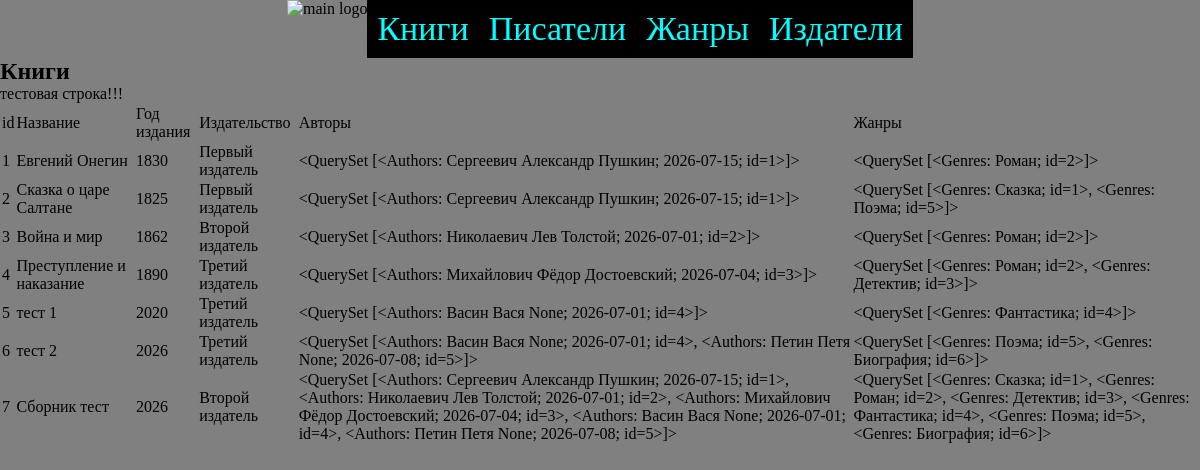
The page /books/ on the database its author committed.
### biblio_app/models.py (models this page shows, shortened)
class Books(models.Model):
    title = models.CharField(max_length=255)                    # название книги
    publisher = models.ForeignKey(Publishers, on_delete=models.SET_NULL, null=True, blank=True) # издатель. Внешний ключ к классу Publishers по id
    year = models.SmallIntegerField()           # год издания, число на 2 байта
    authors = models.ManyToManyField(Authors, related_name="books")     # писатели  связь многие-ко-многим с таблицей Authors(автоматом сделается сквозная таблица)
    genres = models.ManyToManyField(Genres, related_name="books")
    class Meta:                             # доп информация для админки
        verbose_name = "Книга"           # как показывать название таблицы в админке в ЕДИНСТВЕННОМ числе
        verbose_name_plural = "Книги"    # как показывать название таблицы в админке во МНОЖЕСТВЕННОМ числе
    def __str__(self) -> str:                   # метод, который будет вызываться если мы будем преобразовывать объект данного класса в строку
        return f"{self.title}; год издания-{self.year}; id={self.id}"     # будем возвращать название книги, год издания и его id в виде такой строки

class Publishers(models.Model): # издатели
    name = models.CharField(max_length=50, unique=True)         # поле, строка, максимально 50 символов, уникальная
    class Meta:                             # доп информация для админки
        verbose_name = "Издатель"           # как показывать название таблицы в админке в ЕДИНСТВЕННОМ числе
        verbose_name_plural = "Издатели"    # как показывать название таблицы в админке во МНОЖЕСТВЕННОМ числе

class Authors(models.Model):
    firstname = models.CharField(max_length=50)                 # имя
    lastname = models.CharField(max_length=50)                  # фамилия
    patronymic = models.CharField(max_length=50, null=True, blank=True) # отчество, можно оставить пустым
    birthday = models.DateField()                               # день рождения, дата
    class Meta:                             # доп информация для админки
        verbose_name = "Писатель"           # как показывать название таблицы в админке в ЕДИНСТВЕННОМ числе
        verbose_name_plural = "Писатели"    # как показывать название таблицы в админке во МНОЖЕСТВЕННОМ числе
    def __str__(self) -> str:                   # метод, который будет вызываться если мы будем преобразовывать объект данного класса в строку
        return f"{self.lastname} {self.firstname} {self.patronymic}; {self.birthday}; id={self.id}"     # будем возвращать имя издателя и его id в виде такой строки

class Genres(models.Model): # жанры
    name = models.CharField(max_length=50, unique=True)         # поле, строка, максимально 50 символов, уникальная
    class Meta:                             # доп информация для админки
        verbose_name = "Жанр"           # как показывать название таблицы в админке в ЕДИНСТВЕННОМ числе
        verbose_name_plural = "Жанры"    # как показывать название таблицы в админке во МНОЖЕСТВЕННОМ числе
    def __str__(self) -> str:                   # метод, который будет вызываться если мы будем преобразовывать объект данного класса в строку
        return f"{self.name}; id={self.id}"     # будем возвращать имя издателя и его id в виде такой строки

### biblio_app/views.py (the view)
# urls.py: path('books/', biblio_app.views.all_books, name='books'),   # адрес; вызываемая функция; имя адреса
def all_books(request):
    books = Books.objects.all()                 # получаем коллекцию всех книг из БД
    return render(
        template_name="biblio_app/templates/books.html",        # какой шаблон берём
        request=request,                                        # данные от пришедшего запроса
        context={"books": books, "test": "тестовая строка!!!"}                                # данные про книги, которые может использовать шаблонизатор для построения страницы
    )

### biblio_app/templates/biblio_app/templates/books.html
{% extends 'biblio_app/templates/base.html' %}
{% load static %}
{% block 'main_block' %}
    <h2>Книги</h2>
    {{ test }}
    <table id="result_table">
        <thead>
            <tr>
                <td>id</td>
                <td>Название</td>
                <td>Год издания</td>
                <td>Издательство</td>
                <td>Авторы</td>
                <td>Жанры</td>
            </tr>
        </thead>
        <tbody>
            {% for book in books %}
                <tr>
                    <td>{{ book.id }}</td>
                    <td>{{ book.title }}</td>
                    <td>{{ book.year }}</td>
                    <td>{{ book.publisher.name }}</td>
                    <td>{{ book.authors.all }}</td>
                    <td>{{ book.genres.all }}</td>
                </tr>
            {% endfor %}
        </tbody>
    </table>
{% endblock %}

### biblio_app/templates/biblio_app/templates/base.html (shortened to what this page needs)
<!DOCTYPE html>
{% load static %}
<html lang="ru">
<head>
    <link rel="stylesheet" href="{% static 'biblio_app/static/css/base.css' %}">
</head>
<body>
    <header>
        <nav id="main_menu">
            <img src="" alt="main logo" id="main_logo">
            <a href="{% url 'books' %}" class="main_menu_btn">Книги</a>
            <a href="{% url 'authors' %}" class="main_menu_btn">Писатели</a>
            <a href="{% url 'genres' %}" class="main_menu_btn">Жанры</a>
            <a href="{% url 'publishers' %}" class="main_menu_btn">Издатели</a>
        </nav>
    </header>
    <main>
        {% block 'main_block' %}{% endblock %}
    </main>
</body>
</html>

### biblio_app/static/biblio_app/static/css/base.css (style rules this page uses)
* { margin: 0; padding: 0; }
body { background-color: grey; }
#main_menu { display: flex; justify-content: center; }
.main_menu_btn { background-color: black; color: aqua; font-size: 34px; text-decoration: none; padding: 10px; }

### rows shown on the page
Books: id "1", title "Евгений Онегин", year "1830", publisher.name "Первый издатель", authors.all "<QuerySet [<Authors: Сергеевич Александр Пушкин; 2026-07-15; id=1>]>", genres.all "<QuerySet [<Genres: Роман; id=2>]>"
Books: id "2", title "Сказка о царе Салтане", year "1825", publisher.name "Первый издатель", authors.all "<QuerySet [<Authors: Сергеевич Александр Пушкин; 2026-07-15; id=1>]>", genres.all "<QuerySet [<Genres: Сказка; id=1>, <Genres: Поэма; id=5>]>"
Books: id "3", title "Война и мир", year "1862", publisher.name "Второй издатель", authors.all "<QuerySet [<Authors: Николаевич Лев Толстой; 2026-07-01; id=2>]>", genres.all "<QuerySet [<Genres: Роман; id=2>]>"
Books: id "4", title "Преступление и наказание", year "1890", publisher.name "Третий издатель", authors.all "<QuerySet [<Authors: Михайлович Фёдор Достоевский; 2026-07-04; id=3>]>", genres.all "<QuerySet [<Genres: Роман; id=2>, <Genres: Детектив; id=3>]>"
Books: id "5", title "тест 1", year "2020", publisher.name "Третий издатель", authors.all "<QuerySet [<Authors: Васин Вася None; 2026-07-01; id=4>]>", genres.all "<QuerySet [<Genres: Фантастика; id=4>]>"
Books: id "6", title "тест 2", year "2026", publisher.name "Третий издатель", authors.all "<QuerySet [<Authors: Васин Вася None; 2026-07-01; id=4>, <Authors: Петин Петя None; 2026-07-08; id=5>]>", genres.all "<QuerySet [<Genres: Поэма; id=5>, <Genres: Биография; id=6>]>"
Books: id "7", title "Сборник тест", year "2026", publisher.name "Второй издатель", authors.all "<QuerySet [<Authors: Сергеевич Александр Пушкин; 2026-07-15; id=1>, <Authors: Николаевич Лев Толстой; 2026-07-01; id=2>, <Authors: Михайлович Фёдор Достоевский; 2026-07-04; id=3>, <Authors: Васин Вася None; 2026-07-01; id=4>, <Authors: Петин Петя None; 2026-07-08; id=5>]>", genres.all "<QuerySet [<Genres: Сказка; id=1>, <Genres: Роман; id=2>, <Genres: Детектив; id=3>, <Genres: Фантастика; id=4>, <Genres: Поэма; id=5>, <Genres: Биография; id=6>]>"

### other values the page prints
{{ test }} "тестовая строка!!!"
